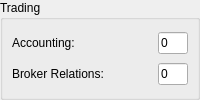
           <widget class="QGroupBox" name="groupBox_2" >
            <property name="title" >
             <string>Trading</string>
            </property>
            <layout class="QVBoxLayout" >
             <property name="margin" >
              <number>9</number>
             </property>
             <property name="spacing" >
              <number>6</number>
             </property>
             <item>
              <layout class="QHBoxLayout" >
               <property name="margin" >
                <number>0</number>
               </property>
               <property name="spacing" >
                <number>6</number>
               </property>
               <item>
                <widget class="QLabel" name="label_9" >
                 <property name="text" >
                  <string>Accounting:</string>
                 </property>
                </widget>
               </item>
               <item>
                <spacer>
                 <property name="orientation" >
                  <enum>Qt::Horizontal</enum>
                 </property>
                 <property name="sizeHint" >
                  <size>
                   <width>40</width>
                   <height>20</height>
                  </size>
                 </property>
                </spacer>
               </item>
               <item>
                <widget class="QLineEdit" name="accounting" >
                 <property name="sizePolicy" >
                  <sizepolicy>
                   <hsizetype>0</hsizetype>
                   <vsizetype>0</vsizetype>
                   <horstretch>0</horstretch>
                   <verstretch>0</verstretch>
                  </sizepolicy>
                 </property>
                 <property name="maximumSize" >
                  <size>
                   <width>30</width>
                   <height>16777215</height>
                  </size>
                 </property>
                 <property name="text" >
                  <string>0</string>
                 </property>
                </widget>
               </item>
              </layout>
             </item>
             <item>
              <layout class="QHBoxLayout" >
               <property name="margin" >
                <number>0</number>
               </property>
               <property name="spacing" >
                <number>6</number>
               </property>
               <item>
                <widget class="QLabel" name="label_5" >
                 <property name="text" >
                  <string>Broker Relations:</string>
                 </property>
                </widget>
               </item>
               <item>
                <spacer>
                 <property name="orientation" >
                  <enum>Qt::Horizontal</enum>
                 </property>
                 <property name="sizeHint" >
                  <size>
                   <width>40</width>
                   <height>20</height>
                  </size>
                 </property>
                </spacer>
               </item>
               <item>
                <widget class="QLineEdit" name="brokerrel" >
                 <property name="sizePolicy" >
                  <sizepolicy>
                   <hsizetype>0</hsizetype>
                   <vsizetype>0</vsizetype>
                   <horstretch>0</horstretch>
                   <verstretch>0</verstretch>
                  </sizepolicy>
                 </property>
                 <property name="maximumSize" >
                  <size>
                   <width>30</width>
                   <height>16777215</height>
                  </size>
                 </property>
                 <property name="text" >
                  <string>0</string>
                 </property>
                </widget>
               </item>
              </layout>
             </item>
            </layout>
           </widget>
